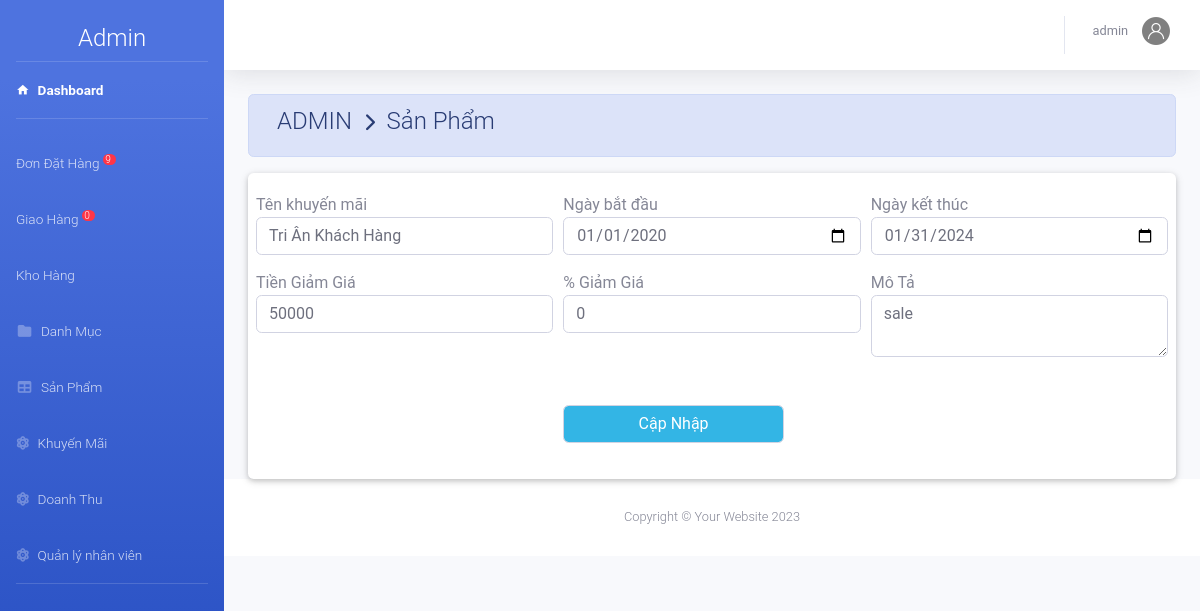
Page /Faship/admin/index.php?action=khuyenmai&view=sua&makm=1 (signed in) on the committed database.
### tables this page shows
CREATE TABLE `khuyenmai` (
  `MaKM` int(11) NOT NULL,
  `TenKM` varchar(50) DEFAULT NULL,
  `MoTa` varchar(11) DEFAULT NULL,
  `KM_PT` int(5) DEFAULT NULL,
  `TienKM` decimal(10,0) DEFAULT NULL,
  `NgayBD` date DEFAULT NULL,
  `NgayKT` date DEFAULT NULL
);

### Faship/admin/khuyenmai/sua.php (the view, shortened to what this page needs)
<?php
    $id=$_GET['makm'];
    $sql_sua="SELECT * FROM `khuyenmai` WHERE MaKM=$id";
    $rs_sua=mysqli_query($conn,$sql_sua);
    $kq=mysqli_fetch_array($rs_sua)
?>
<div class="container-fluid">
    <div class=" alert alert-primary">
        <h4 class="page-title">
             ADMIN &#160;<i class="fas fa-chevron-right" style="font-size: 18px"></i>&#160; Sản Phẩm
        </h4>
    </div>
    <div class="card card-body ">
        <div class="row">
            <form class="form-row " method="GET" action="khuyenmai/xuly.php" enctype="multipart/form-data">
                <div class="form-group col-sm-4">
                    <label class="m-auto" for="th">Tên khuyến mãi</label>
                    <input type="text" class="form-control" name="tkm" value="<?php echo $kq['TenKM'] ?>" required>
                </div>
                <div class="form-group col-sm-4">
                    <label class="m-auto" for="th">Ngày bắt đầu</label>
                    <input type="date" class="form-control" name="nbd" value="<?php echo $kq['NgayBD'] ?>" required>
                </div>
                <div class="form-group col-sm-4">
                    <label class="m-auto" for="th">Ngày kết thúc</label>
                    <input type="date" class="form-control" name="nkt" value="<?php echo $kq['NgayKT'] ?>" required>
                </div>
                <div class="form-group col-sm-4">
                    <label class="m-auto" for="th">Tiền Giảm Giá</label>
                    <input type="text" class="form-control" name="t" value="<?php echo $kq['TienKM'] ?>">
                </div>
                <div class="form-group col-sm-4">
                    <label class="m-auto" for="th">% Giảm Giá</label>
                    <input type="text" class="form-control" name="pt" value="<?php echo $kq['KM_PT'] ?>">
                </div>
                <div class="form-group col-sm-4">
                    <label class="m-auto" for="th">Mô Tả</label>
                    <textarea class="form-control" name="mt" required><?php echo $kq['MoTa'] ?></textarea>
                </div>
                <div class="form-group col-sm-4 "></div>
                <div class="form-group col-sm-3 "><label for="masv">&emsp;</label><input type="submit"
                        class="form-control badge-info" name="sua" value="Cập Nhập"></div>
            </form>
        </div>
    </div>

### rows in the picture
khuyenmai: tkm "Tri Ân Khách Hàng", nbd "01/01/2020", nkt "01/31/2024", t "50000", pt "0", mt "sale"

### other values in the picture
$dem "9"
$dem "0"
$nv['TenNV'] "admin"
